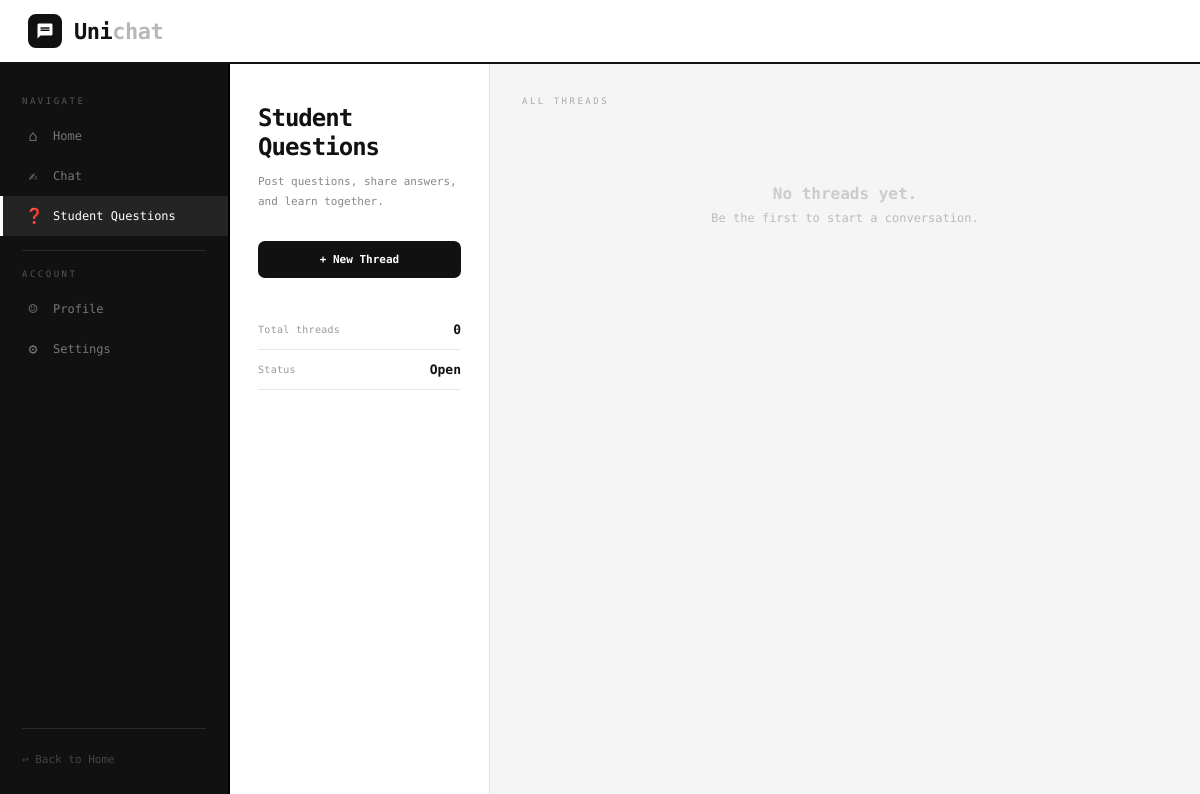
Page /studentquestions/ (signed in) on the earlier database version.
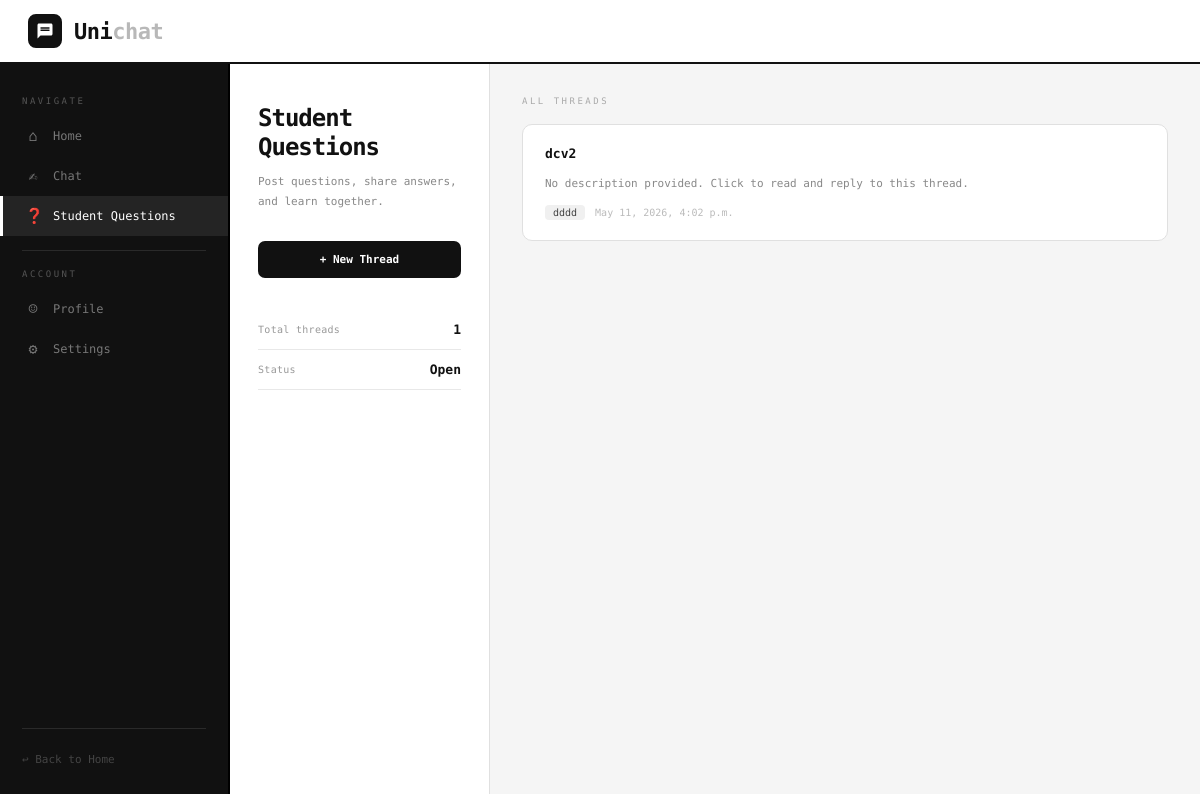
Same page on the later database version.
### unichat/models.py (models this page shows, shortened)
class Thread(models.Model):
	title = models.CharField(max_length=200)
	created_by = models.ForeignKey(User,on_delete=models.CASCADE)
	created_at = models.DateTimeField(auto_now_add=True)

### unichat/views.py (the view)
# urls.py: path('studentquestions/', views.thrd_list, name ='studentquestions' ),
@login_required
def thrd_list(request):
    threads = Thread.objects.order_by('-created_at')# _on
    return render(request, 'studquest.html', {'threads': threads})

### unichat/templates/studquest.html (shortened to what this page needs)
{% load static %}
<!DOCTYPE html>
<html lang="en">
<head>
    <link rel="stylesheet" href="{% static 'Studqueststyles.css' %}">
</head>
<body>
    <nav class="topbar">
        <a href="/" class="logo-wrap">
            <div class="logo-mark">
                <svg viewBox="0 0 24 24" xmlns="http://www.w3.org/2000/svg">
                    <path d="M20 2H4C2.9 2 2 2.9 2 4v18l4-4h14c1.1 0 2-.9 2-2V4c0-1.1-.9-2-2-2zm-2 10H6V10h12v2zm0-3H6V7h12v2z"/>
                </svg>
            </div>
            <span class="logo-name">Uni<span>chat</span></span>
        </a>
    </nav>
    <div class="layout">
        <nav class="sidenav">
            <span class="sidenav-section-label">Navigate</span>
            <a href="/">
                <span class="sidenav-icon">&#8962;</span>
                Home
            </a>
            <a href="/chat">
                <span class="sidenav-icon">&#9997;</span>
                Chat
            </a>
            <a href="/studentquestions" class="active">
                <span class="sidenav-icon">&#10067;</span>
                Student Questions
            </a>
            <div class="sidenav-divider"></div>
            <span class="sidenav-section-label">Account</span>
            <a href="{% url 'profile' %}">
                <span class="sidenav-icon">&#9786;</span>
                Profile
            </a>
            <a href="/settings">
                <span class="sidenav-icon">&#9881;</span>
                Settings
            </a>
            <div class="sidenav-footer">
                <div class="sidenav-divider"></div>
                <a href="/">&#8617; Back to Home</a>
            </div>
        </nav>
        <div class="main">
            <div class="info-panel">
                <h1>Student Questions</h1>
                <p class="subtitle">
                    Post questions, share answers,<br>and learn together.
                </p>
                <button class="btn-new">
                    <a href="{% url 'threadcreate' %}">+ New Thread</a>
                </button>
                <div class="info-stats">
                    <div class="stat-row">
                        <span class="stat-label">Total threads</span>
                        <span class="stat-value">{{ threads|length }}</span>
                    </div>
                    <div class="stat-row">
                        <span class="stat-label">Status</span>
                        <span class="stat-value">Open</span>
                    </div>
                </div>
            </div>
            <div class="threads-panel">
                <div class="threads-header">
                    <span class="section-label">All Threads</span>
                </div>
                <div class="thread-list">
                    {% for thread in threads %}
                    <div class="thread-card"
                         data-url="{% url 'threaddetail' thread.pk %}"
                         onclick="window.location=this.dataset.url">
                        <div class="thread-card-top">
                            <a class="thread-title" href="{% url 'threaddetail' thread.pk %}">
                                {{ thread.title }}
                            </a>
                        </div>
                        <p class="thread-desc">
                            {{ thread.description|default:"No description provided. Click to read and reply to this thread." }}
                        </p>
                        <div class="thread-meta">
                            <span class="thread-author">{{ thread.created_by }}</span>
                            <span class="thread-date">{{ thread.created_at }}</span>
                        </div>
                    </div>
                    {% empty %}
                    <div class="empty-state">
                        <strong>No threads yet.</strong>
                        Be the first to start a conversation.
                    </div>
                    {% endfor %}
                </div>
            </div>
        </div>
    </div>
</body>
</html>

Differences in the rows shown:
added Thread: title "dcv2", description "No description provided. Click to read and reply to this thread.", created_by "dddd", created_at "May 11, 2026, 4:02 p.m."
Other differences:
{{ threads|length }}: "0" → "1"
text no longer shown: "No threads yet. Be the first to start a conversation."
